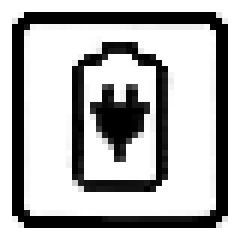
%> input picture imgs/charge.bmp, 40 x 40 px (shown 6 times larger)
$ octave model.m   (GNU Octave 9; MATLAB toolbox functions it lacks are replaced by stand-ins)
%> lines starting %> are read from the running program, lines starting %| are printed output that depends on the picture
clear; clc;

number = 'charge';
max_width_bytes = 6;

%% Convert bitmap to binary code

PIC = imread([number,'.bmp']);
%> PIC is the input picture: size 40x40 uint8; min 0, max 255, mean 181.6
PIC = 255 - PIC;
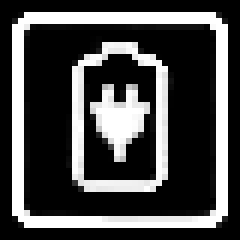
%> PIC: size 40x40 uint8 (shown 6 times larger); min 0, max 255, mean 73.4

m = size(PIC, 1);
%> m = 40
n = size(PIC, 2);
%> n = 40

outmat = uint8(zeros(m, ceil(n/8)));

for i = 1:1:m

    linedata = PIC(i, :);
    colcnt = 1;
    j = 1;

    while j <= n

        mask = uint8(128);
        buf = 0;

        for k = 1:1:8

            if linedata(j) > 100
                buf = buf + mask;
            end
            mask = mask / 2;
            j = j + 1;

            if j > n
                break;
            end
        end

        outmat(i, colcnt) = buf;
        colcnt = colcnt + 1;
    end
end
%> after the loop, outmat = 40 rows, first 8: [0 0 0 0 0; 0 0 0 0 0; 15 255 255 255 240; 31 255 255 255 248; 56 0 0 0 28; 48 0 0 0 12; 48 0 0 0 12; 48 0 126 0 12]

%% Generate C Code Print

clc;
m = size(outmat, 1);
n = size(outmat, 2);
%> n = 5

for i = 1:1:m
    linedata = outmat(i,:);
    for j = 1:1:max_width_bytes
        if j > n
            fprintf(' 0,');
        else
            fprintf(' %d,', linedata(j));
        end
    end
    fprintf('\n');
end
%> this loop made 40 passes
%> linedata on passes 1 to 12: [0 0 0 0 0], [0 0 0 0 0], [15 255 255 255 240], [31 255 255 255 248], [56 0 0 0 28], [48 0 0 0 12], [48 0 0 0 12], [48 0 126 0 12], [48 0 126 0 12], [48 3 195 192 12], [48 7 129 224 12], [48 12 0 48 12]
%|  0, 0, 0, 0, 0, 0,
%|  0, 0, 0, 0, 0, 0,
%|  15, 255, 255, 255, 240, 0,
%|  31, 255, 255, 255, 248, 0,
%|  56, 0, 0, 0, 28, 0,
%|  48, 0, 0, 0, 12, 0,
%|  48, 0, 0, 0, 12, 0,
%|  48, 0, 126, 0, 12, 0,
%> (further printed lines are left out)
